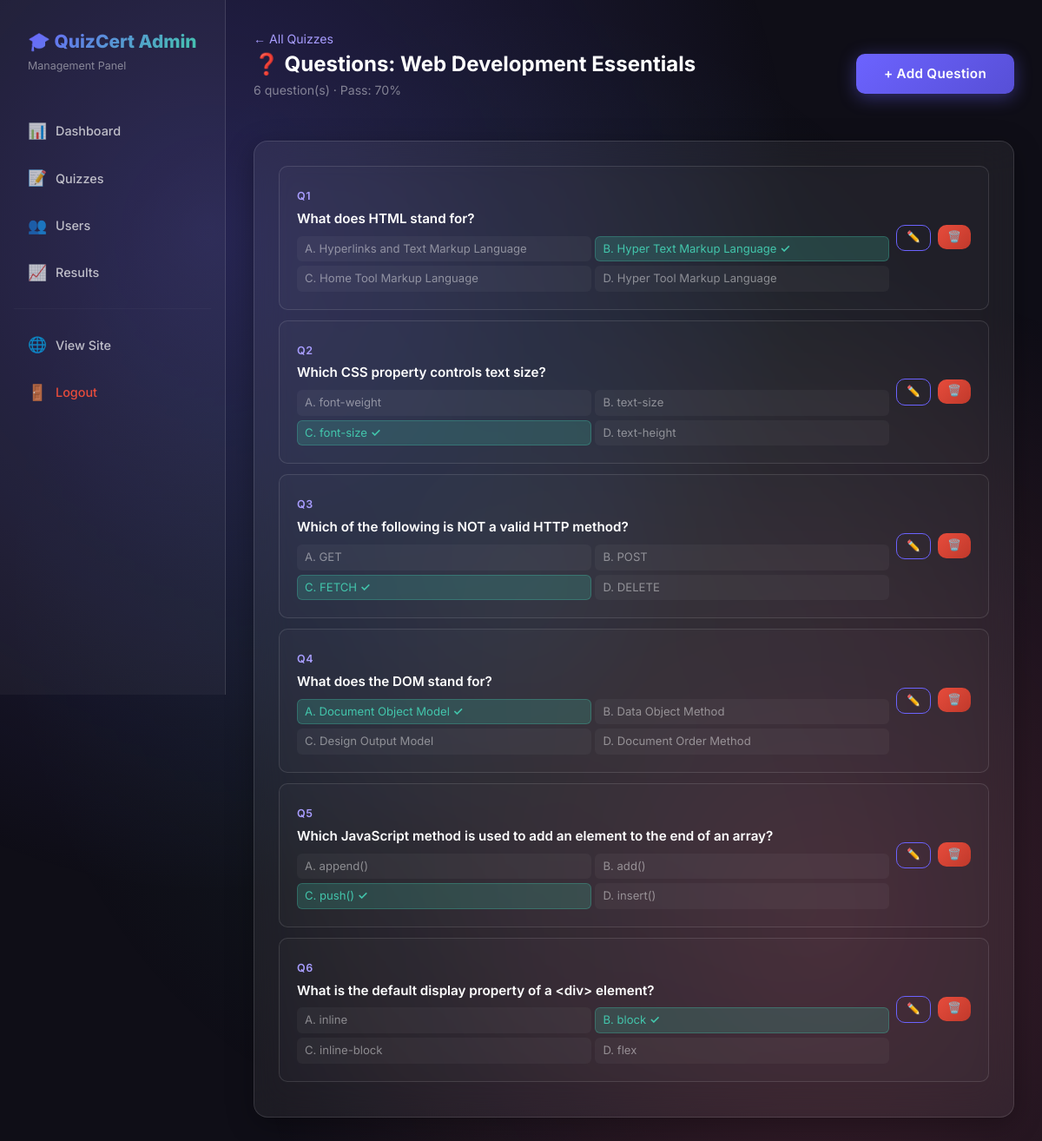
Screenshot of /admin/quiz/2/questions (signed in) with the database file from the repository.
### app.py (models this page shows)
class Quiz(db.Model):
    __tablename__ = 'quizzes'
    id            = db.Column(db.Integer, primary_key=True)
    title         = db.Column(db.String(200), nullable=False)
    description   = db.Column(db.Text, default='')
    passing_score = db.Column(db.Integer, default=60)   # percentage
    time_limit    = db.Column(db.Integer, default=600)  # seconds (0 = no limit)
    created_at    = db.Column(db.DateTime, default=datetime.datetime.utcnow)
    questions = db.relationship('Question', backref='quiz', lazy=True,
                                cascade='all, delete-orphan')
    results   = db.relationship('Result',   backref='quiz', lazy=True,
                                cascade='all, delete-orphan')

class Question(db.Model):
    __tablename__ = 'questions'
    id             = db.Column(db.Integer, primary_key=True)
    quiz_id        = db.Column(db.Integer, db.ForeignKey('quizzes.id'), nullable=False)
    question       = db.Column(db.Text, nullable=False)
    option1        = db.Column(db.String(300), nullable=False)
    option2        = db.Column(db.String(300), nullable=False)
    option3        = db.Column(db.String(300), nullable=False)
    option4        = db.Column(db.String(300), nullable=False)
    correct_option = db.Column(db.Integer, nullable=False)  # 1-4

### app.py (the view)
@app.route('/admin/quiz/<int:quiz_id>/questions')
@admin_required
def admin_questions(quiz_id):
    quiz = db.get_or_404(Quiz, quiz_id)
    return render_template('admin/questions.html', quiz=quiz)

### app.py (called while the page is built)
def admin_required(f):
    from functools import wraps
    @wraps(f)
    def decorated(*args, **kwargs):
        if 'user_id' not in session:
            return redirect(url_for('admin_login'))
        user = db.session.get(User, session['user_id'])
        if not user or not user.is_admin:
            abort(403)
        return f(*args, **kwargs)
    return decorated

def current_user():
    if 'user_id' in session:
        return db.session.get(User, session['user_id'])
    return None

@app.context_processor
def inject_user():
    return dict(current_user=current_user())

### templates/admin/questions.html (shortened to what this page needs)
{% extends 'admin/base.html' %}
{% block content %}
<div class="d-flex justify-between align-center flex-wrap gap-2 mb-4">
    <div>
        <a href="{{ url_for('admin_quizzes') }}"
            style="color:var(--primary-light); text-decoration:none; font-size:0.88rem;">
            ← All Quizzes
        </a>
        <h1 class="section-title mt-1">❓ Questions: {{ quiz.title }}</h1>
        <p class="section-subtitle">{{ quiz.questions|length }} question(s) · Pass: {{ quiz.passing_score }}%</p>
    </div>
    <a href="{{ url_for('admin_add_question', quiz_id=quiz.id) }}" class="btn-primary-custom">+ Add Question</a>
</div>
<div class="glass-card admin-card">
    {% if quiz.questions %}
    {% for q in quiz.questions %}
    <div style="padding:1.25rem; border:1px solid var(--card-border); border-radius:var(--radius-sm);
                  margin-bottom:0.75rem; background:rgba(255,255,255,0.02);">
        <div class="d-flex justify-between align-center flex-wrap gap-2">
            <div style="flex:1;">
                <span
                    style="font-size:0.78rem; color:var(--primary-light); font-weight:600; text-transform:uppercase; letter-spacing:0.5px;">
                    Q{{ loop.index }}
                </span>
                <p style="font-weight:600; font-size:0.95rem; margin:0.3rem 0;">{{ q.question }}</p>
                <div style="display:grid; grid-template-columns:1fr 1fr; gap:0.3rem; margin-top:0.5rem;">
                    {% for i, opt in [(1, q.option1), (2, q.option2), (3, q.option3), (4, q.option4)] %}
                    <div
                        style="font-size:0.82rem; padding:0.25rem 0.5rem; border-radius:6px;
                            background:{% if i == q.correct_option %}rgba(67,198,172,0.2){% else %}rgba(255,255,255,0.04){% endif %};
                            color:{% if i == q.correct_option %}var(--accent){% else %}var(--text-muted){% endif %};
                            border:1px solid {% if i == q.correct_option %}rgba(67,198,172,0.3){% else %}transparent{% endif %};">
                        {{ ['A','B','C','D'][i-1] }}. {{ opt }}
                        {% if i == q.correct_option %}<strong> ✓</strong>{% endif %}
                    </div>
                    {% endfor %}
                </div>
            </div>
            <div style="display:flex; gap:0.5rem; flex-shrink:0;">
                <a href="{{ url_for('admin_edit_question', q_id=q.id) }}" class="btn-outline-custom"
                    style="padding:0.3rem 0.7rem; font-size:0.78rem;">
                    ✏️
                </a>
                <form method="POST" action="{{ url_for('admin_delete_question', q_id=q.id) }}" style="display:inline;">
                    <button type="submit" class="btn-danger-custom" data-confirm="Delete this question?"
                        style="padding:0.3rem 0.7rem; font-size:0.78rem;">🗑️</button>
                </form>
            </div>
        </div>
    </div>
    {% endfor %}
    {% else %}
    <div class="text-center" style="padding:3rem 0; color:var(--text-muted);">
        <div style="font-size:3rem; margin-bottom:1rem;">❓</div>
        <p>No questions yet. <a href="{{ url_for('admin_add_question', quiz_id=quiz.id) }}"
                style="color:var(--primary-light);">Add the first question!</a></p>
    </div>
    {% endif %}
</div>
{% endblock %}

### static/css/style.css (style rules this page uses)
:root { --primary: #6C63FF; --primary-dark: #574fd6; --primary-light: #a89dff; --secondary: #FF6584; --accent: #43C6AC; --success: #28a745; --danger: #e74c3c; --warning: #f39c12; --dark: #0f0e17; --dark-2: #1a1a2e; --dark-3: #16213e; --card-bg: rgba(255,255,255,0.06); --card-border: rgba(255,255,255,0.12); --text-primary: #ffffff; --text-secondary: rgba(255,255,255,0.7); --text-muted: rgba(255,255,255,0.45); --radius: 16px; --radius-sm: 10px; --shadow: 0 8px 32px rgba(0,0,0,0.3); --shadow-lg: 0 20px 60px rgba(0,0,0,0.5); --transition: all 0.3s cubic-bezier(0.4, 0, 0.2, 1); }
*, *::before, *::after { box-sizing: border-box; margin: 0; padding: 0; }
body { font-family: 'Inter', sans-serif; background: var(--dark); color: var(--text-primary); min-height: 100vh; overflow-x: hidden; }
body::before { content: ''; position: fixed; inset: 0; background: radial-gradient(ellipse at 20% 20%, rgba(108,99,255,0.25) 0%, transparent 50%), radial-gradient(ellipse at 80% 80%, rgba(255,101,132,0.18) 0%, transparent 50%), radial-gradient(ellipse at 50% 50%, rgba(67,198,172,0.1) 0%, transparent 70%); pointer-events: none; z-index: 0; }
.glass-card { background: var(--card-bg); backdrop-filter: blur(20px); border: 1px solid var(--card-border); border-radius: var(--radius); box-shadow: var(--shadow); transition: var(--transition); }
.btn-primary-custom { background: linear-gradient(135deg, var(--primary), var(--primary-dark)); color: #fff; border: none; border-radius: var(--radius-sm); padding: 0.75rem 2rem; font-weight: 600; font-size: 0.95rem; letter-spacing: 0.3px; cursor: pointer; transition: var(--transition); box-shadow: 0 4px 20px rgba(108,99,255,0.4); display: inline-flex; align-items: center; gap: 0.5rem; text-decoration: none; }
.btn-danger-custom { background: linear-gradient(135deg, #e74c3c, #c0392b); color: #fff; border: none; border-radius: var(--radius-sm); padding: 0.5rem 1.2rem; font-weight: 600; cursor: pointer; transition: var(--transition); display: inline-flex; align-items: center; gap: 0.4rem; text-decoration: none; font-size: 0.85rem; }
.btn-outline-custom { background: transparent; color: var(--primary-light); border: 1px solid var(--primary); border-radius: var(--radius-sm); padding: 0.7rem 1.8rem; font-weight: 600; cursor: pointer; transition: var(--transition); text-decoration: none; display: inline-flex; align-items: center; gap: 0.5rem; }
.admin-card { padding: 1.75rem; margin-bottom: 1.5rem; }
.section-title { font-size: 1.5rem; font-weight: 700; margin-bottom: 0.25rem; }
.section-subtitle { color: var(--text-muted); font-size: 0.88rem; margin-bottom: 1.5rem; }
.mt-1 { margin-top: 0.5rem; }
.d-flex { display: flex; }
.align-center { align-items: center; }
.justify-between { justify-content: space-between; }
.gap-2 { gap: 1rem; }
.flex-wrap { flex-wrap: wrap; }

### rows the page displays
Quiz: title "Web Development Essentials", passing_score "70"
Question: question "What does HTML stand for?", value "A", option1 "Hyperlinks and Text Markup Language", value "B", option2 "Hyper Text Markup Language", value "C", option3 "Home Tool Markup Language", value "D", option4 "Hyper Tool Markup Language"
Question: question "Which CSS property controls text size?", value "A", option1 "font-weight", value "B", option2 "text-size", value "C", option3 "font-size", value "D", option4 "text-height"
Question: question "Which of the following is NOT a valid HTTP method?", value "A", option1 "GET", value "B", option2 "POST", value "C", option3 "FETCH", value "D", option4 "DELETE"
Question: question "What does the DOM stand for?", value "A", option1 "Document Object Model", value "B", option2 "Data Object Method", value "C", option3 "Design Output Model", value "D", option4 "Document Order Method"
Question: question "Which JavaScript method is used to add an element to the end of an array?", value "A", option1 "append()", value "B", option2 "add()", value "C", option3 "push()", value "D", option4 "insert()"
Question: question "What is the default display property of a <div> element?", value "A", option1 "inline", value "B", option2 "block", value "C", option3 "inline-block", value "D", option4 "flex"

### other values shown
{{ quiz.questions|length }} "6"
